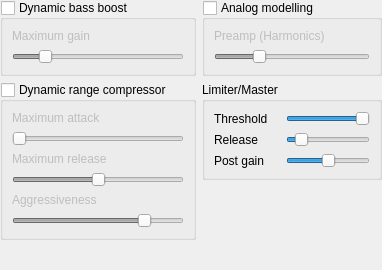
           <widget class="QWidget" name="tabHostPage1">
            <layout class="QVBoxLayout" name="verticalLayout_6">
             <property name="leftMargin">
              <number>0</number>
             </property>
             <property name="topMargin">
              <number>0</number>
             </property>
             <property name="rightMargin">
              <number>0</number>
             </property>
             <property name="bottomMargin">
              <number>0</number>
             </property>
             <item>
              <layout class="QHBoxLayout" name="bass_lay">
               <property name="rightMargin">
                <number>0</number>
               </property>
               <property name="bottomMargin">
                <number>0</number>
               </property>
               <item>
                <layout class="QVBoxLayout" name="bass_left">
                 <item>
                  <widget class="QGroupBox" name="bassboost">
                   <property name="whatsThis">
                    <string>&lt;html&gt;&lt;head/&gt;&lt;body&gt;&lt;p&gt;&lt;span style=&quot; font-weight:600; text-decoration: underline;&quot;&gt;Dynamic bass boost&lt;/span&gt;&lt;/p&gt;&lt;p&gt;Frequency-detecting bass-boost. Automatically sets its own parameters, such as gain, bandwidth, and cut-off frequency by analysing the incoming audio stream&lt;/p&gt;&lt;p&gt;&lt;span style=&quot; text-decoration: underline;&quot;&gt;Max gain:&lt;/span&gt; adjusts the amount of the dynamic bass boost effects.&lt;/p&gt;&lt;/body&gt;&lt;/html&gt;</string>
                   </property>
                   <property name="title">
                    <string>Dynamic bass boost</string>
                   </property>
                   <property name="checkable">
                    <bool>true</bool>
                   </property>
                   <property name="checked">
                    <bool>false</bool>
                   </property>
                   <layout class="QVBoxLayout" name="verticalLayout_7">
                    <item>
                     <widget class="QLabel" name="bassgain_label">
                      <property name="text">
                       <string>Maximum gain</string>
                      </property>
                     </widget>
                    </item>
                    <item>
                     <widget class="QAnimatedSlider" name="bass_maxgain">
                      <property name="toolTipDuration">
                       <number>-1</number>
                      </property>
                      <property name="minimum">
                       <number>3</number>
                      </property>
                      <property name="maximum">
                       <number>15</number>
                      </property>
                      <property name="pageStep">
                       <number>5</number>
                      </property>
                      <property name="value">
                       <number>5</number>
                      </property>
                      <property name="orientation">
                       <enum>Qt::Horizontal</enum>
                      </property>
                      <property name="invertedControls">
                       <bool>false</bool>
                      </property>
                     </widget>
                    </item>
                   </layout>
                  </widget>
                 </item>
                 <item>
                  <widget class="QGroupBox" name="enable_comp">
                   <property name="whatsThis">
                    <string>&lt;html&gt;&lt;head/&gt;&lt;body&gt;&lt;p&gt;&lt;span style=&quot; font-weight:600; text-decoration: underline;&quot;&gt;Dynamic range compressor&lt;/span&gt;&lt;/p&gt;&lt;p&gt;Enables/disables the dynamic range compressor, an automatic dynamic range flattener that can flatten the signal spectral to reduce transient; it is like a drum volume reducer.&lt;/p&gt;&lt;p&gt;&lt;span style=&quot; text-decoration: underline;&quot;&gt;Max attack:&lt;/span&gt; adjusts how fast the Dynamic Range Compressor reacts.&lt;/p&gt;&lt;p&gt;&lt;span style=&quot; text-decoration: underline;&quot;&gt;Max release:&lt;/span&gt; adjusts how slow the Dynamic Range Compressor is performing gain decay.&lt;/p&gt;&lt;p&gt;&lt;span style=&quot; text-decoration: underline;&quot;&gt;Aggressiveness:&lt;/span&gt; adjusts how strong the spectral flattening is going to be&lt;/p&gt;&lt;/body&gt;&lt;/html&gt;</string>
                   </property>
                   <property name="title">
                    <string>Dynamic range compressor</string>
                   </property>
                   <property name="checkable">
                    <bool>true</bool>
                   </property>
                   <property name="checked">
                    <bool>false</bool>
                   </property>
                   <layout class="QVBoxLayout" name="verticalLayout_4">
                    <item>
                     <widget class="QLabel" name="comp_atk_label">
                      <property name="text">
                       <string>Maximum attack</string>
                      </property>
                     </widget>
                    </item>
                    <item>
                     <widget class="QAnimatedSlider" name="comp_maxattack">
                      <property name="sizePolicy">
                       <sizepolicy hsizetype="Expanding" vsizetype="Fixed">
                        <horstretch>0</horstretch>
                        <verstretch>0</verstretch>
                       </sizepolicy>
                      </property>
                      <property name="minimumSize">
                       <size>
                        <width>0</width>
                        <height>14</height>
                       </size>
                      </property>
                      <property name="minimum">
                       <number>0</number>
                      </property>
                      <property name="maximum">
                       <number>400</number>
                      </property>
                      <property name="orientation">
                       <enum>Qt::Horizontal</enum>
                      </property>
                      <property name="tickPosition">
                       <enum>QSlider::NoTicks</enum>
                      </property>
                     </widget>
                    </item>
                    <item>
                     <widget class="QLabel" name="label_7">
                      <property name="text">
                       <string>Maximum release</string>
                      </property>
                     </widget>
                    </item>
                    <item>
                     <widget class="QAnimatedSlider" name="comp_maxrelease">
                      <property name="minimum">
                       <number>0</number>
                      </property>
                      <property name="maximum">
                       <number>400</number>
                      </property>
                      <property name="value">
                       <number>200</number>
                      </property>
                      <property name="orientation">
                       <enum>Qt::Horizontal</enum>
                      </property>
                     </widget>
                    </item>
                    <item>
                     <widget class="QLabel" name="label_5">
                      <property name="text">
                       <string>Aggressiveness</string>
                      </property>
                     </widget>
                    </item>
                    <item>
                     <widget class="QAnimatedSlider" name="comp_aggressiveness">
                      <property name="minimum">
                       <number>10</number>
                      </property>
                      <property name="maximum">
                       <number>1000</number>
                      </property>
                      <property name="value">
                       <number>800</number>
                      </property>
                      <property name="orientation">
                       <enum>Qt::Horizontal</enum>
                      </property>
                     </widget>
                    </item>
                   </layout>
                  </widget>
                 </item>
                 <item>
                  <spacer name="verticalSpacer_3">
                   <property name="orientation">
                    <enum>Qt::Vertical</enum>
                   </property>
                   <property name="sizeType">
                    <enum>QSizePolicy::Expanding</enum>
                   </property>
                   <property name="sizeHint" stdset="0">
                    <size>
                     <width>20</width>
                     <height>30</height>
                    </size>
                   </property>
                  </spacer>
                 </item>
                </layout>
               </item>
               <item>
                <layout class="QVBoxLayout" name="bass_right">
                 <item>
                  <widget class="QGroupBox" name="analog">
                   <property name="whatsThis">
                    <string>&lt;html&gt;&lt;head/&gt;&lt;body&gt;&lt;p&gt;&lt;span style=&quot; font-weight:600; text-decoration: underline;&quot;&gt;Analog modelling&lt;/span&gt;&lt;/p&gt;&lt;p&gt;Oversampled analog modelling is an aliasing-free, even harmonic generator.&lt;/p&gt;&lt;/body&gt;&lt;/html&gt;</string>
                   </property>
                   <property name="title">
                    <string>Analog modelling</string>
                   </property>
                   <property name="checkable">
                    <bool>true</bool>
                   </property>
                   <property name="checked">
                    <bool>false</bool>
                   </property>
                   <layout class="QVBoxLayout" name="verticalLayout_2">
                    <item>
                     <widget class="QLabel" name="label_3">
                      <property name="text">
                       <string>Preamp (Harmonics)</string>
                      </property>
                     </widget>
                    </item>
                    <item>
                     <widget class="QAnimatedSlider" name="analog_tubedrive">
                      <property name="minimum">
                       <number>-300</number>
                      </property>
                      <property name="maximum">
                       <number>800</number>
                      </property>
                      <property name="orientation">
                       <enum>Qt::Horizontal</enum>
                      </property>
                     </widget>
                    </item>
                   </layout>
                  </widget>
                 </item>
                 <item>
                  <widget class="QGroupBox" name="limiter">
                   <property name="whatsThis">
                    <string>&lt;html&gt;&lt;head/&gt;&lt;body&gt;&lt;p&gt;&lt;span style=&quot; font-weight:600; text-decoration: underline;&quot;&gt;Limiter&lt;/span&gt;&lt;/p&gt;&lt;p&gt;This output limiter tries to avoid clipping of output (caused by DSP that tries to make part or all of the audio louder than before, if the input is already near maximum). &lt;/p&gt;&lt;p&gt;&lt;span style=&quot; text-decoration: underline;&quot;&gt;Limiter threshold:&lt;/span&gt; This should be set to -0.1 unless, for some reason, your audio is clipping before digital clipping, in which case you can set it to lower values.&lt;/p&gt;&lt;p&gt;&lt;span style=&quot; text-decoration: underline;&quot;&gt;Limiter release:&lt;/span&gt; The limiter is only as effective as long as the release time is set. Short release times will lead to audible distortion of the limited sound, especially of low frequencies; an extended release is usually preferred but reduces the volume that can be achieved somewhat. If &amp;quot;pumping&amp;quot; (ducking of limited sound and coming back up over time) becomes objectionable, making the release longer OR shorter can help make the effect less noticeable.&lt;/p&gt;&lt;p&gt;&lt;span style=&quot; text-decoration: underline;&quot;&gt;Post gain:&lt;/span&gt; Post gain acts as a digital volume knob for all effects, after they have been applied but before the sound reaches the limiter.&lt;/p&gt;&lt;/body&gt;&lt;/html&gt;</string>
                   </property>
                   <property name="title">
                    <string>Limiter/Master</string>
                   </property>
                   <property name="checkable">
                    <bool>false</bool>
                   </property>
                   <property name="checked">
                    <bool>false</bool>
                   </property>
                   <layout class="QVBoxLayout" name="verticalLayout_8">
                    <item>
                     <layout class="QFormLayout" name="formLayout_4">
                      <property name="horizontalSpacing">
                       <number>18</number>
                      </property>
                      <item row="0" column="0">
                       <widget class="QLabel" name="vclvl_label">
                        <property name="text">
                         <string>Threshold</string>
                        </property>
                       </widget>
                      </item>
                      <item row="0" column="1">
                       <widget class="QAnimatedSlider" name="limthreshold">
                        <property name="minimum">
                         <number>-60</number>
                        </property>
                        <property name="maximum">
                         <number>0</number>
                        </property>
                        <property name="value">
                         <number>0</number>
                        </property>
                        <property name="tracking">
                         <bool>true</bool>
                        </property>
                        <property name="orientation">
                         <enum>Qt::Horizontal</enum>
                        </property>
                        <property name="invertedControls">
                         <bool>false</bool>
                        </property>
                       </widget>
                      </item>
                      <item row="1" column="0">
                       <widget class="QLabel" name="label">
                        <property name="text">
                         <string>Release</string>
                        </property>
                       </widget>
                      </item>
                      <item row="1" column="1">
                       <widget class="QAnimatedSlider" name="limrelease">
                        <property name="minimum">
                         <number>2</number>
                        </property>
                        <property name="maximum">
                         <number>500</number>
                        </property>
                        <property name="value">
                         <number>60</number>
                        </property>
                        <property name="orientation">
                         <enum>Qt::Horizontal</enum>
                        </property>
                       </widget>
                      </item>
                      <item row="2" column="0">
                       <widget class="QLabel" name="label_6">
                        <property name="text">
                         <string>Post gain</string>
                        </property>
                       </widget>
                      </item>
                      <item row="2" column="1">
                       <widget class="QAnimatedSlider" name="postgain">
                        <property name="minimum">
                         <number>-15</number>
                        </property>
                        <property name="maximum">
                         <number>15</number>
                        </property>
                        <property name="orientation">
                         <enum>Qt::Horizontal</enum>
                        </property>
                       </widget>
                      </item>
                     </layout>
                    </item>
                   </layout>
                  </widget>
                 </item>
                 <item>
                  <spacer name="verticalSpacer_4">
                   <property name="orientation">
                    <enum>Qt::Vertical</enum>
                   </property>
                   <property name="sizeHint" stdset="0">
                    <size>
                     <width>20</width>
                     <height>30</height>
                    </size>
                   </property>
                  </spacer>
                 </item>
                </layout>
               </item>
              </layout>
             </item>
            </layout>
           </widget>
